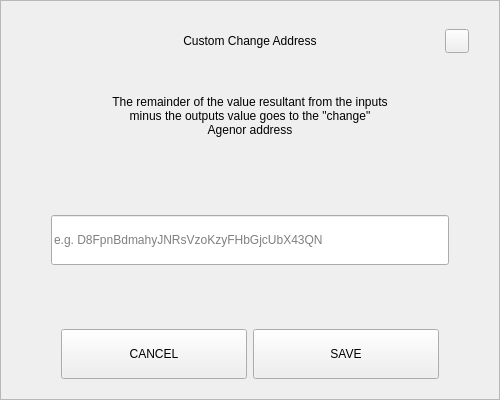
<?xml version="1.0" encoding="UTF-8"?>
<ui version="4.0">
 <class>SendChangeAddressDialog</class>
 <widget class="QDialog" name="SendChangeAddressDialog">
  <property name="geometry">
   <rect>
    <x>0</x>
    <y>0</y>
    <width>500</width>
    <height>400</height>
   </rect>
  </property>
  <property name="windowTitle">
   <string>Dialog</string>
  </property>
  <layout class="QVBoxLayout" name="verticalLayout">
   <property name="spacing">
    <number>0</number>
   </property>
   <property name="leftMargin">
    <number>0</number>
   </property>
   <property name="topMargin">
    <number>0</number>
   </property>
   <property name="rightMargin">
    <number>0</number>
   </property>
   <property name="bottomMargin">
    <number>0</number>
   </property>
   <item>
    <widget class="QFrame" name="frame">
     <property name="styleSheet">
      <string notr="true"/>
     </property>
     <property name="frameShape">
      <enum>QFrame::StyledPanel</enum>
     </property>
     <property name="frameShadow">
      <enum>QFrame::Raised</enum>
     </property>
     <layout class="QVBoxLayout" name="verticalLayout_2" stretch="0,0,0,0,0,0,0">
      <property name="spacing">
       <number>0</number>
      </property>
      <property name="leftMargin">
       <number>30</number>
      </property>
      <property name="topMargin">
       <number>20</number>
      </property>
      <property name="rightMargin">
       <number>30</number>
      </property>
      <property name="bottomMargin">
       <number>20</number>
      </property>
      <item>
       <layout class="QHBoxLayout" name="horizontalLayout_3">
        <property name="spacing">
         <number>0</number>
        </property>
        <item>
         <spacer name="horizontalSpacer_2">
          <property name="orientation">
           <enum>Qt::Horizontal</enum>
          </property>
          <property name="sizeHint" stdset="0">
           <size>
            <width>40</width>
            <height>20</height>
           </size>
          </property>
         </spacer>
        </item>
        <item>
         <widget class="QLabel" name="labelTitle">
          <property name="minimumSize">
           <size>
            <width>0</width>
            <height>40</height>
           </size>
          </property>
          <property name="maximumSize">
           <size>
            <width>16777215</width>
            <height>40</height>
           </size>
          </property>
          <property name="styleSheet">
           <string notr="true">padding-left:24px;</string>
          </property>
          <property name="text">
           <string>Custom Change Address</string>
          </property>
          <property name="alignment">
           <set>Qt::AlignCenter</set>
          </property>
          <property name="margin">
           <number>7</number>
          </property>
         </widget>
        </item>
        <item>
         <spacer name="horizontalSpacer">
          <property name="orientation">
           <enum>Qt::Horizontal</enum>
          </property>
          <property name="sizeHint" stdset="0">
           <size>
            <width>40</width>
            <height>20</height>
           </size>
          </property>
         </spacer>
        </item>
        <item>
         <widget class="QPushButton" name="btnEsc">
          <property name="minimumSize">
           <size>
            <width>24</width>
            <height>24</height>
           </size>
          </property>
          <property name="maximumSize">
           <size>
            <width>24</width>
            <height>24</height>
           </size>
          </property>
          <property name="focusPolicy">
           <enum>Qt::NoFocus</enum>
          </property>
          <property name="text">
           <string/>
          </property>
         </widget>
        </item>
       </layout>
      </item>
      <item>
       <spacer name="verticalSpacer_2">
        <property name="orientation">
         <enum>Qt::Vertical</enum>
        </property>
        <property name="sizeType">
         <enum>QSizePolicy::Fixed</enum>
        </property>
        <property name="sizeHint" stdset="0">
         <size>
          <width>20</width>
          <height>20</height>
         </size>
        </property>
       </spacer>
      </item>
      <item alignment="Qt::AlignHCenter">
       <widget class="QLabel" name="labelMessage">
        <property name="minimumSize">
         <size>
          <width>0</width>
          <height>70</height>
         </size>
        </property>
        <property name="text">
         <string>The remainder of the value resultant from the inputs minus the outputs value goes to the &quot;change&quot; Agenor address</string>
        </property>
        <property name="alignment">
         <set>Qt::AlignCenter</set>
        </property>
        <property name="wordWrap">
         <bool>true</bool>
        </property>
       </widget>
      </item>
      <item>
       <spacer name="verticalSpacer_3">
        <property name="orientation">
         <enum>Qt::Vertical</enum>
        </property>
        <property name="sizeHint" stdset="0">
         <size>
          <width>20</width>
          <height>40</height>
         </size>
        </property>
       </spacer>
      </item>
      <item>
       <layout class="QHBoxLayout" name="horizontalLayout_2">
        <property name="spacing">
         <number>0</number>
        </property>
        <property name="leftMargin">
         <number>20</number>
        </property>
        <property name="rightMargin">
         <number>20</number>
        </property>
        <item>
         <widget class="QLineEdit" name="lineEditAddress">
          <property name="minimumSize">
           <size>
            <width>0</width>
            <height>50</height>
           </size>
          </property>
          <property name="placeholderText">
           <string notr="true">e.g. D8FpnBdmahyJNRsVzoKzyFHbGjcUbX43QN</string>
          </property>
         </widget>
        </item>
       </layout>
      </item>
      <item>
       <spacer name="verticalSpacer">
        <property name="orientation">
         <enum>Qt::Vertical</enum>
        </property>
        <property name="sizeHint" stdset="0">
         <size>
          <width>20</width>
          <height>40</height>
         </size>
        </property>
       </spacer>
      </item>
      <item>
       <layout class="QHBoxLayout" name="horizontalLayout" stretch="2,2">
        <property name="spacing">
         <number>6</number>
        </property>
        <property name="leftMargin">
         <number>30</number>
        </property>
        <property name="rightMargin">
         <number>30</number>
        </property>
        <item>
         <widget class="QPushButton" name="btnCancel">
          <property name="minimumSize">
           <size>
            <width>180</width>
            <height>50</height>
           </size>
          </property>
          <property name="focusPolicy">
           <enum>Qt::NoFocus</enum>
          </property>
          <property name="text">
           <string>CANCEL</string>
          </property>
         </widget>
        </item>
        <item>
         <widget class="QPushButton" name="btnSave">
          <property name="minimumSize">
           <size>
            <width>180</width>
            <height>50</height>
           </size>
          </property>
          <property name="focusPolicy">
           <enum>Qt::NoFocus</enum>
          </property>
          <property name="text">
           <string>SAVE</string>
          </property>
         </widget>
        </item>
       </layout>
      </item>
     </layout>
    </widget>
   </item>
  </layout>
 </widget>
 <resources/>
 <connections/>
</ui>
